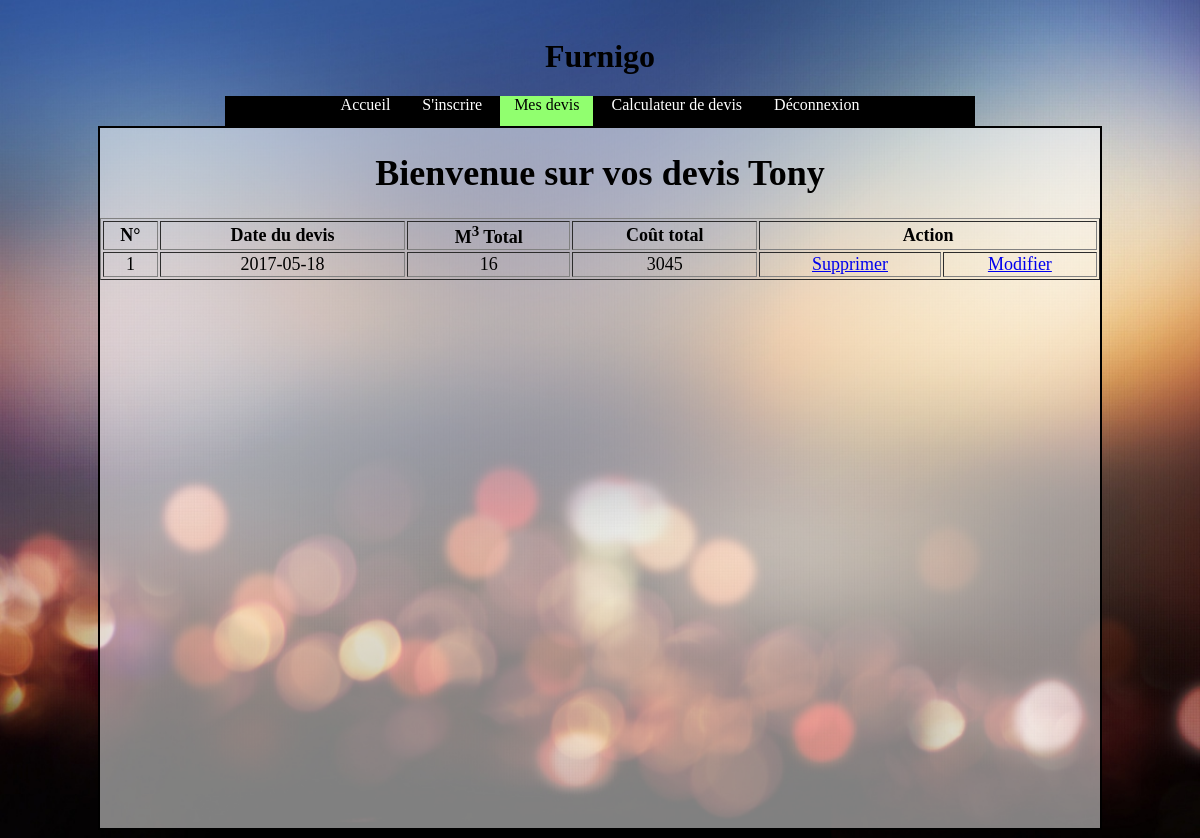
The app's page /Furnigo/devis.php (signed in), older data.
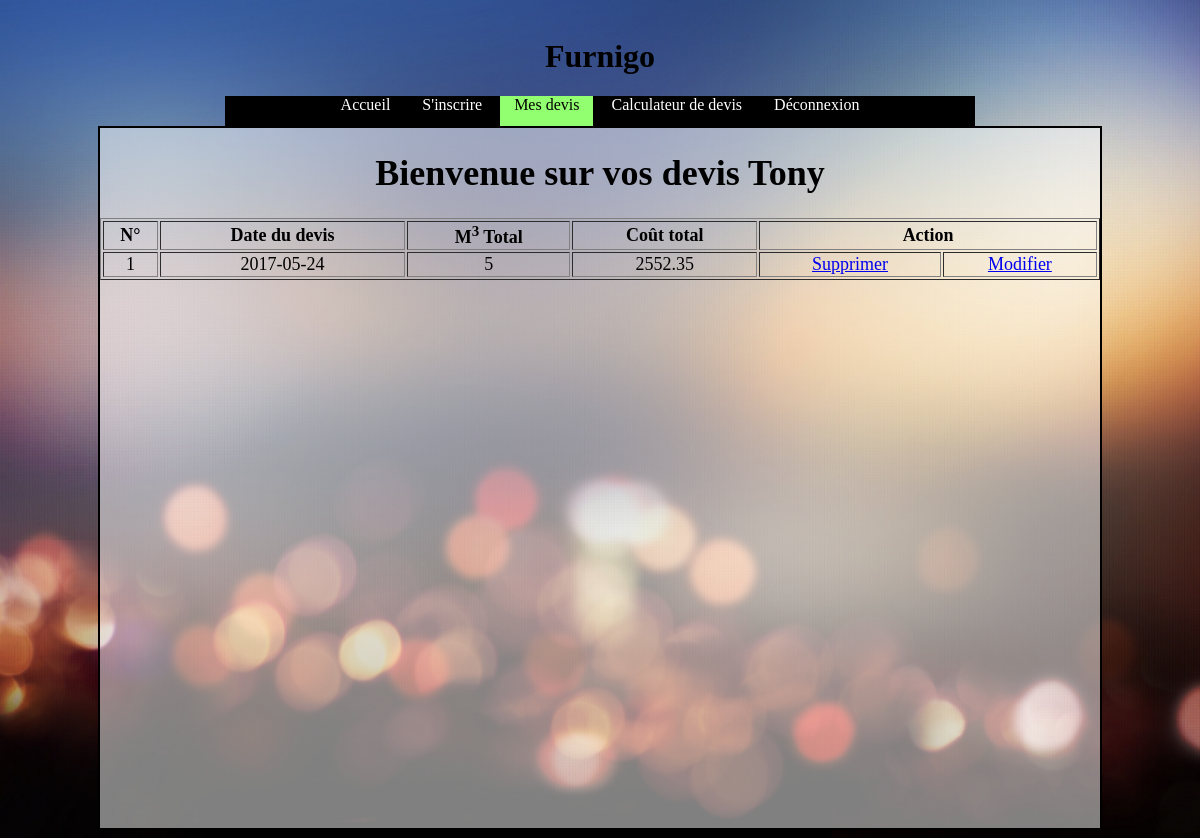
The same page, newer data.
### tables this page shows
CREATE TABLE IF NOT EXISTS `t_devis` (
  `idDevis` int(11) NOT NULL AUTO_INCREMENT,
  `Montant` float NOT NULL,
  `DateDevis` date NOT NULL,
  `TotalM3` int(11) NOT NULL,
  `idClient` int(11) NOT NULL,
  PRIMARY KEY (`idDevis`),
  KEY `FK_T_DEVIS_idClient` (`idClient`)
);

### Furnigo/quotation.php (called while the page is built, shortened)
<?php
function GetQuotation($idUser) {
    $db = connectdb();
    $sql = $db->prepare("SELECT * FROM t_devis WHERE idClient = :idUser");
    $sql->bindParam(':idUser', $idUser, PDO::PARAM_INT);
    if ($sql->execute()) {
        return $sql->fetchAll(PDO::FETCH_ASSOC);
    } else {
        return false;
    }
}

### Furnigo/devis.php (the view, shortened to what this page needs)
<?php
require_once 'quotation.php';
$devis = GetQuotation($_SESSION['idUser']);
?>
<!DOCTYPE html>
<html>
    <head>
        <link rel="stylesheet" type="text/css" href="css/style.css">
    </head>
    <body>
    <center>
        <div id="title"><h1>Furnigo</h1></div>
        <nav>
            <ul>
                <li><a href="index.php">Accueil</a></li>
                <li><a href="inscription.php">S'inscrire</a></li>
                <li><a href="devis.php" class="active">Mes devis</a></li>
                <li><a href="calculateur.php">Calculateur de devis</a></li>
                <?php if (isset($_SESSION['name'])) { ?>
                    <li><a href="logout.php">Déconnexion</a></li>
                <?php } ?>
            </ul>
        </nav>
        <div id="content">
            <?php echo "<h1>Bienvenue sur vos devis " . $_SESSION['name'] . '</h1>'; ?>
            <table border="1" width="100%">
                <th>N°</th>
                <th>Date du devis</th>
                <th>M<sup>3</sup> Total</th>
                <th>Coût total</th>
                <th colspan="2">Action</th>
                <?php
                $persoCounter = 1;
                foreach ($devis as $devi):
                    ?>
                    <tr>
                        <td style="text-align: center"><?php echo $persoCounter ?></td>
                        <td style="text-align: center"><?php echo $devi['DateDevis'] ?></td>
                        <td style="text-align: center"><?php echo $devi['TotalM3'] ?></td>
                        <td style="text-align: center"><?php echo $devi['Montant'] ?></td>
                        <td style="text-align: center"><a href="devis.php?id=<?php echo $devi['idDevis'] ?>">Supprimer</a></td>
                        <td style="text-align: center"><a href="modifier.php?id=<?php echo $devi['idDevis'] ?>">Modifier</a></td>
                    </tr>
                    <?php
                    $persoCounter++;
                endforeach;
                ?>
            </table>
        </div>
    </center>
</body>
</html>

### Furnigo/css/style.css (style rules this page uses)
#title { margin-top: 1cm; text-align: center; list-style-type: none; }
nav { alignment-adjust: middle; background-color: black; height: 30px; width: 750px; }
ul { list-style-type: none; margin: 0; padding: 0; overflow: hidden; }
li { display: inline-block; vertical-align: middle; height: 30px; }
li a { color: white; text-align: center; padding: 14px; text-decoration: none; height: 30px; }
.active { background-color: #91FF6F; color: black; }
#content { width: 1000px; height: 700px; background: -moz-linear-gradient(top, rgba(255,255,255,0.5) 0%, rgba(255,255,255,0.5) 100%); background: -webkit-linear-gradient(top, rgba(255,255,255,0.5) 0%,rgba(255,255,255,0.5) 100%); background: linear-gradient(to bottom, rgba(255,255,255,0.5) 0%,rgba(255,255,255,0.5) 100%); filter: progid:DXImageTransform.Microsoft.gradient( startColorstr='#80ffffff', endColorstr='#80ffffff',GradientType=0 ); overflow: auto; border: 2px solid black; font-size: large; }
body { background: url("../img/background.jpg") no-repeat center center fixed; background-size: cover; }

Row changes from the older to the newer data that the page shows:
removed t_devis: DateDevis "2017-05-18", TotalM3 "16", Montant "3045"
added t_devis: DateDevis "2017-05-24", TotalM3 "5", Montant "2552.35"
